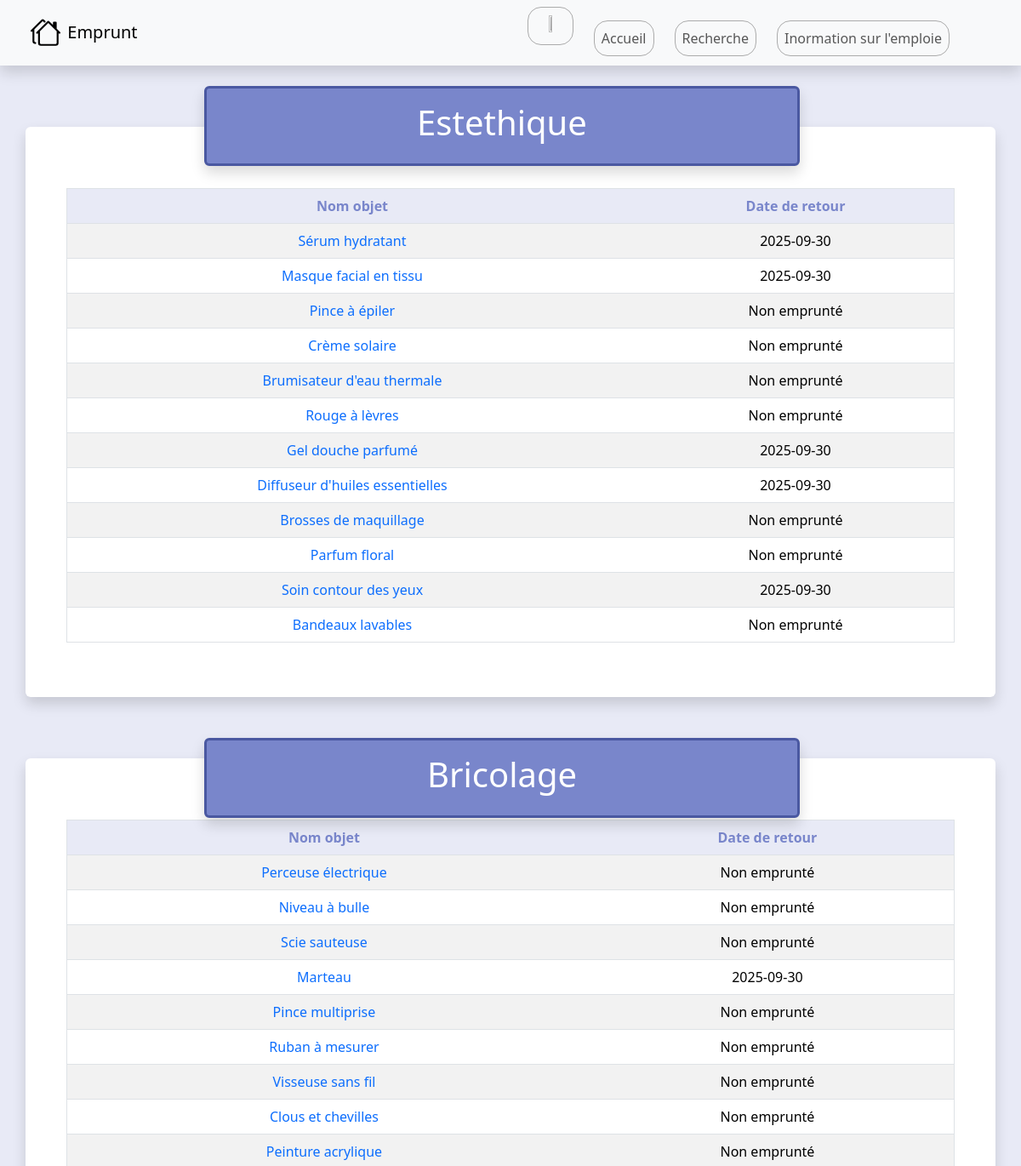
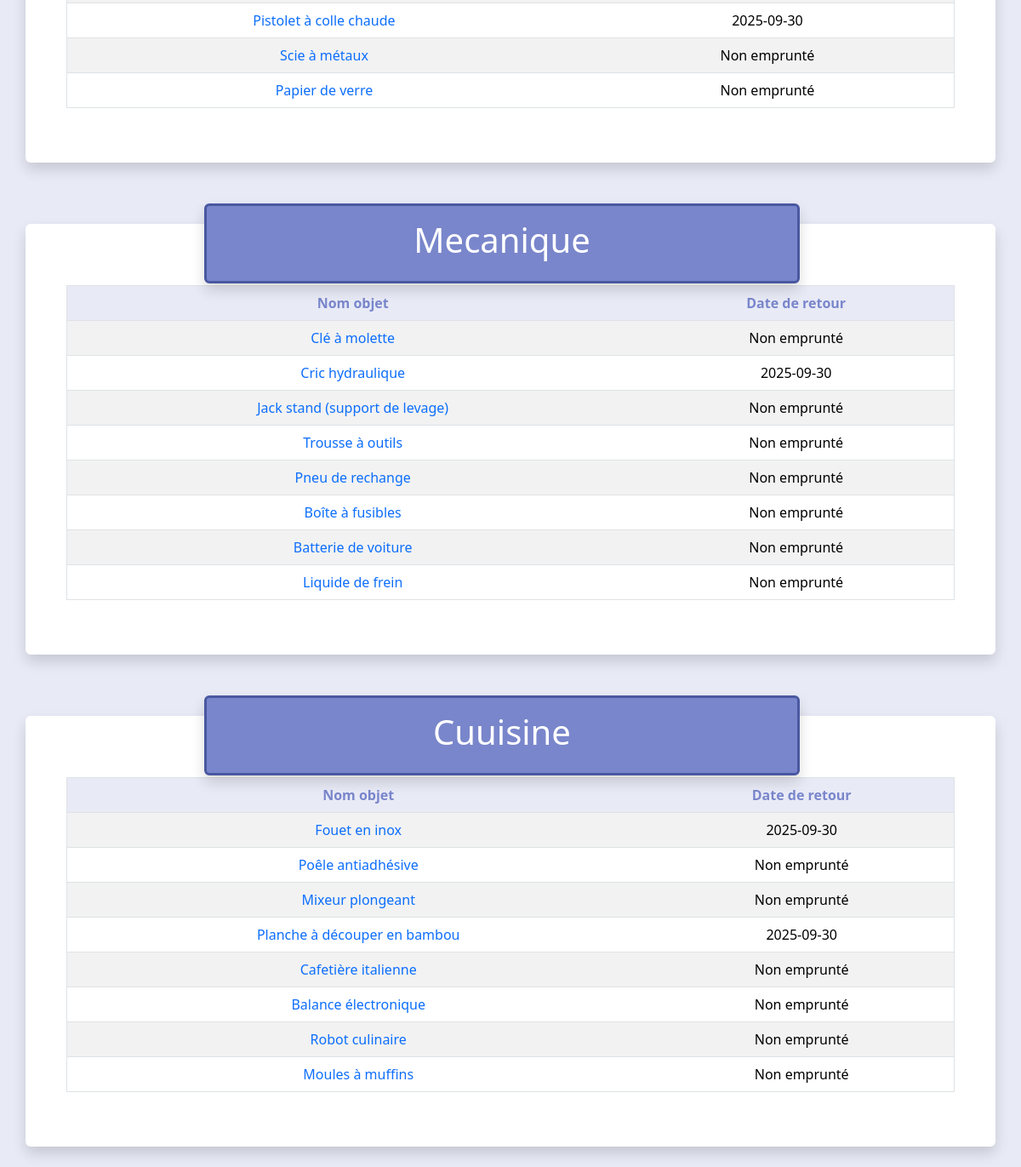
Page /pages/accueil.php on the committed database (2 pictures, top to bottom).
### tables this page shows
CREATE TABLE categore_objet(
    id_categorie INT PRIMARY KEY AUTO_INCREMENT,
    nom_categorie VARCHAR(100)
);

CREATE TABLE objet(
    id_objet INT PRIMARY KEY AUTO_INCREMENT,
    nom_objet VARCHAR(100),
    id_categorie INT,
    id_membre INT,
    FOREIGN KEY (id_categorie) REFERENCES categore_objet(id_categorie),
    FOREIGN KEY (id_membre) REFERENCES membre(id_membre)
);

CREATE TABLE emprunt(
    id_emprunt INT PRIMARY KEY AUTO_INCREMENT,
    id_objet INT,
    id_membre INT,
    date_emprunt DATE,
    date_retour DATE,
    FOREIGN KEY (id_objet) REFERENCES objet(id_objet),
    FOREIGN KEY (id_membre) REFERENCES membre(id_membre)
);

### inc/fonction.php (called while the page is built, shortened)
<?php
    include('connection.php');
    function cat_objet()
    {
        $sql ="SELECT * FROM categore_objet";
        $requet = mysqli_query(dbconnect(),$sql);
        $result = array();
        while($all_categorie = mysqli_fetch_assoc($requet))
        {
            $result[] = $all_categorie;
        }
        return $result;
    }
    function all_objet()
    {
        $sql ="SELECT * FROM objet";
        $requet = mysqli_query(dbconnect(),$sql);
        $result = array();
        while($all_objet = mysqli_fetch_assoc($requet))
        {
            $result[] = $all_objet;
        }
        return $result;
    }
    function emprunt($id_objet)
    {
        $sql ="SELECT * FROM emprunt WHERE id_objet = %s AND date_retour > NOW()";
        $sql = sprintf($sql,$id_objet);
        $requet = mysqli_query(dbconnect(),$sql);
        $result = mysqli_fetch_assoc($requet);
        if (isset($result))
        {
            return $result['date_retour'];
        }
        else
        {
            return 'Non emprunté';
        }
    }
    function pdp($nom)
    {
        $sql ="SELECT * FROM membre WHERE nom = '%s'";
        $sql = sprintf($sql,$nom);
        $requet = mysqli_query(dbconnect(),$sql);
        $result = mysqli_fetch_assoc($requet);
        return $result['image_profil'];
    }
?>

### inc/connection.php (called while the page is built, shortened)
<?php
    function dbconnect()
    {
        static $connect = null;
        if ($connect === null) {
            $connect = mysqli_connect('localhost','root','','exam_vacances');
            mysqli_set_charset($connect, 'utf8mb4');
        }
        return $connect;
    }
?>

### pages/accueil.php (the view, shortened to what this page needs)
<?php
    include('../inc/fonction.php');
    $categorie = cat_objet();
    $taille = 0;
    while (isset($categorie[$taille]))
    {
        $taille++;
    }
    $objet = all_objet();
    $count = 0;
    while (isset($objet[$count]))
    {
        $count++;
    }
?>
<!DOCTYPE html>
<html lang="en">
<head>
    <link href="../assets/bootstrap/css/bootstrap.min.css" rel="stylesheet">
    <link rel="stylesheet" href="../assets/css/style.css">
</head>
<body>
    <?php include('header.php');
        for ($i=0; $i < $taille; $i++) { ?>
            <div class="titre_accueil col-md-7 shadow rounded mt-4">
                <h1 class="text-center p-3 text-white"><?php echo $categorie[$i]['nom_categorie'] ?></h1>
            </div>
            <div class="container contait_table_accueil p-5 rounded shadow mb-4">
                <table  class="table table-striped table-hover text-center rounded border mt-4">
                    <thead class="mt-4">
                        <tr>
                            <th class="p-2 ms-4 me-4" style="background-color: #E8EAF6; color: #7986CB">Nom objet</th>
                            <th class="p-2 ms-4 me-4" style="background-color: #E8EAF6; color: #7986CB">Date de retour</th>
                        </tr>
                    </thead>
                    <tbody>
                        <?php for ($a=0; $a < $count; $a++) {
                            if ($objet[$a]['id_categorie'] == $categorie[$i]['id_categorie']) { ?>
                                <tr>
                                    <td class="text-primary p-2 ms-4 me-4"><?php echo $objet[$a]['nom_objet']?> </td>
                                    <?php $emprunté = emprunt($objet[$a]['id_objet'])?>
                                    <td class="p-2 ms-4 me-4"><?php echo $emprunté ?></td>
                                </tr>
                        <?php }
                        } ?>
                    </tbody>
                </table>
            </div>
    <?php } ?>
</body>
</html>

### pages/header.php (shortened to what this page needs)
<?php
    $pdp = pdp($_SESSION['nom_connect']);
?>
<!DOCTYPE html>
<html lang="en">
<head>
</head>
<body>
    <head class="mb-4">
        <nav class="navbar navbar-expand-lg navbar-light bg-light shadow">
            <div class="container-fluid">
                <img src="../assets/bootstrap-icons/icons/houses.svg" class="ms-4" width="3%" height="3%">
                <a class="navbar-brand ms-2" href="#">Emprunt</a>
                <div class="collapse navbar-collapse" id="menu">
                    <ul class="navbar-nav ms-auto me-5">
                        <li class="nav-item">
                            <p class="nav-link me-4 nav_case_profil text-center">
                                <img src="../assets/bootstrap-icons/icons/<?php echo $pdp ?>" class="me-2 ms-2" width="35%" height="35%">
                            </p>
                        </li>
                        <li class="nav-item">
                            <a class="nav-link nav_case me-4 mt-3" href="../index.php">Accueil</a>
                        </li>
                        <li class="nav-item">
                            <a class="nav-link nav_case me-4 mt-3" href="bare_recherche.php">Recherche</a>
                        </li>
                        <li class="nav-item">
                            <a class="nav-link nav_case me-4 mt-3" href="info_plus.php">Inormation sur l'emploie</a>
                        </li>
                    </ul>
                </div>
            </div>
        </nav>
    </head>
</body>
</html>

### assets/css/style.css (style rules this page uses)
body { background-color: #E8EAF6; }
.nav_case { border: 1px solid rgb(171, 171, 171); border-radius: 16px; }
.nav_case_profil { border: 1px solid rgb(171, 171, 171); border-radius: 16px; }
.titre_accueil { position: absolute; margin-left: 20%; background-color: #7986CB; border: 3px solid #4a58a1; }
.contait_table_accueil { margin-top: 6%; background-color: white; }

### rows in the picture
categore_objet: nom_categorie "Estethique"
objet: nom_objet "Sérum hydratant", id_objet.date_retour "2025-09-30"
objet: nom_objet "Masque facial en tissu", id_objet.date_retour "2025-09-30"
objet: nom_objet "Pince à épiler", emprunté "Non emprunté"
objet: nom_objet "Crème solaire", emprunté "Non emprunté"
objet: nom_objet "Brumisateur d'eau thermale", emprunté "Non emprunté"
objet: nom_objet "Rouge à lèvres", emprunté "Non emprunté"
objet: nom_objet "Gel douche parfumé", id_objet.date_retour "2025-09-30"
objet: nom_objet "Diffuseur d'huiles essentielles", id_objet.date_retour "2025-09-30"
objet: nom_objet "Brosses de maquillage", emprunté "Non emprunté"
objet: nom_objet "Parfum floral", emprunté "Non emprunté"
objet: nom_objet "Soin contour des yeux", id_objet.date_retour "2025-09-30"
objet: nom_objet "Bandeaux lavables", emprunté "Non emprunté"
categore_objet: nom_categorie "Bricolage"
objet: nom_objet "Perceuse électrique", emprunté "Non emprunté"
objet: nom_objet "Niveau à bulle", emprunté "Non emprunté"
objet: nom_objet "Scie sauteuse", emprunté "Non emprunté"
objet: nom_objet "Marteau", id_objet.date_retour "2025-09-30"
objet: nom_objet "Pince multiprise", emprunté "Non emprunté"
objet: nom_objet "Ruban à mesurer", emprunté "Non emprunté"
objet: nom_objet "Visseuse sans fil", emprunté "Non emprunté"
objet: nom_objet "Clous et chevilles", emprunté "Non emprunté"
objet: nom_objet "Peinture acrylique", emprunté "Non emprunté"
objet: nom_objet "Pistolet à colle chaude", id_objet.date_retour "2025-09-30"
objet: nom_objet "Scie à métaux", emprunté "Non emprunté"
objet: nom_objet "Papier de verre", emprunté "Non emprunté"
categore_objet: nom_categorie "Mecanique"
objet: nom_objet "Clé à molette", emprunté "Non emprunté"
objet: nom_objet "Cric hydraulique", id_objet.date_retour "2025-09-30"
objet: nom_objet "Jack stand (support de levage)", emprunté "Non emprunté"
objet: nom_objet "Trousse à outils", emprunté "Non emprunté"
objet: nom_objet "Pneu de rechange", emprunté "Non emprunté"
objet: nom_objet "Boîte à fusibles", emprunté "Non emprunté"
objet: nom_objet "Batterie de voiture", emprunté "Non emprunté"
objet: nom_objet "Liquide de frein", emprunté "Non emprunté"
categore_objet: nom_categorie "Cuuisine"
objet: nom_objet "Fouet en inox", id_objet.date_retour "2025-09-30"
objet: nom_objet "Poêle antiadhésive", emprunté "Non emprunté"
objet: nom_objet "Mixeur plongeant", emprunté "Non emprunté"
objet: nom_objet "Planche à découper en bambou", id_objet.date_retour "2025-09-30"
objet: nom_objet "Cafetière italienne", emprunté "Non emprunté"
objet: nom_objet "Balance électronique", emprunté "Non emprunté"
objet: nom_objet "Robot culinaire", emprunté "Non emprunté"
objet: nom_objet "Moules à muffins", emprunté "Non emprunté"
